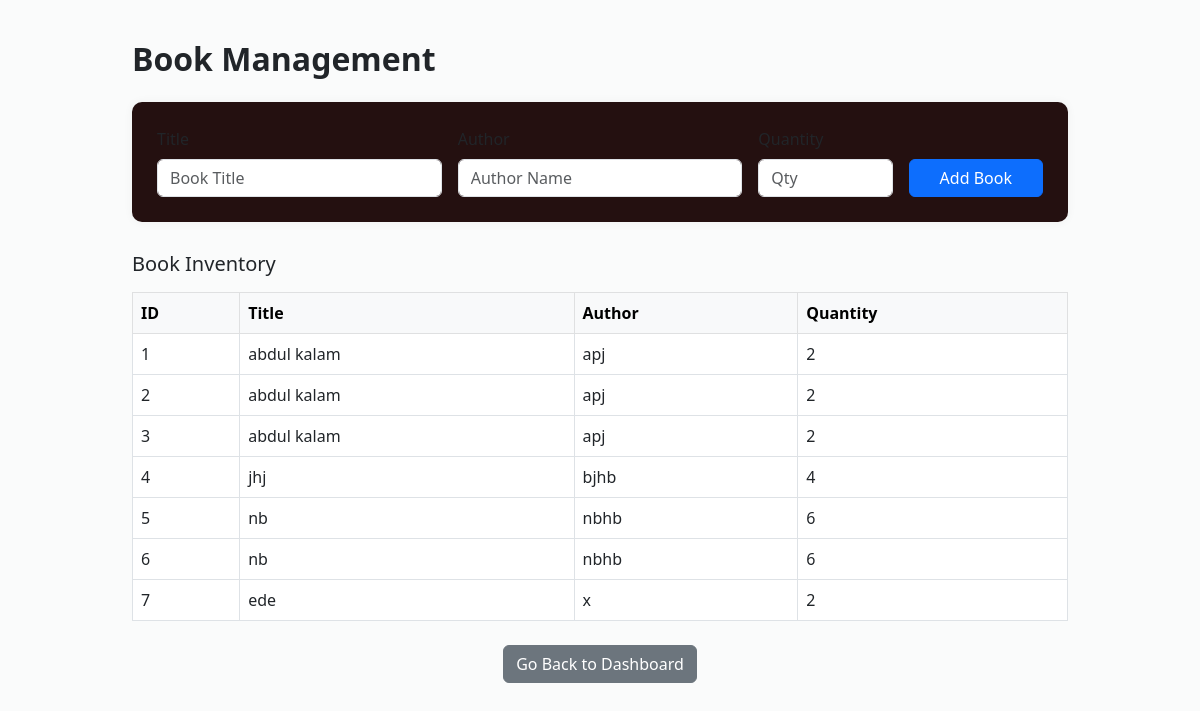
/books, run on the app's committed database.
### tables this page shows
CREATE TABLE books (
            id INTEGER PRIMARY KEY AUTOINCREMENT,
            title TEXT, author TEXT, quantity INTEGER
        );

### app.py (the view)
@app.route('/books')
def books():
    with sqlite3.connect('database.db') as conn:
        books = conn.execute("SELECT * FROM books").fetchall()
    return render_template('books.html', books=books)

### templates/books.html (shortened to what this page needs)
<!DOCTYPE html>
<html>
<head>
    <link href="https://cdn.jsdelivr.net/npm/bootstrap@5.3.0/dist/css/bootstrap.min.css" rel="stylesheet">
</head>
<body>
<div class="container">
    <h2 class="mb-4"> Book Management</h2>
    <div class="form-section">
        <form method="POST" action="/add_book" class="row g-3">
            <div class="col-md-4">
                <label class="form-label">Title</label>
                <input type="text" name="title" class="form-control" placeholder="Book Title" required>
            </div>
            <div class="col-md-4">
                <label class="form-label">Author</label>
                <input type="text" name="author" class="form-control" placeholder="Author Name" required>
            </div>
            <div class="col-md-2">
                <label class="form-label">Quantity</label>
                <input type="number" name="quantity" class="form-control" placeholder="Qty" min="1" required>
            </div>
            <div class="col-md-2 d-flex align-items-end">
                <button type="submit" class="btn btn-primary w-100">Add Book</button>
            </div>
        </form>
    </div>
    <div class="table-section">
        <h5 class="mt-4"> Book Inventory</h5>
        <table class="table table-hover table-bordered mt-3 bg-white">
            <thead class="table-light">
                <tr>
                    <th>ID</th>
                    <th>Title</th>
                    <th>Author</th>
                    <th>Quantity</th>
                </tr>
            </thead>
            <tbody>
                {% for book in books %}
                <tr>
                    <td>{{ book[0] }}</td>
                    <td>{{ book[1] }}</td>
                    <td>{{ book[2] }}</td>
                    <td>{{ book[3] }}</td>
                </tr>
                {% endfor %}
            </tbody>
        </table>
            <div class="mt-4 text-center">
                <a href="{{ url_for('dashboard') }}" class="btn btn-secondary"> Go Back to Dashboard</a>
            </div>
    </div>
</div>
</body>
</html>

### templates/books.html (style rules this page uses)
body { background-color: #fafbfb; }
.container { max-width: 960px; padding-top: 40px; }
.form-section { background-color: #241010; padding: 25px; border-radius: 10px; box-shadow: 0 0 10px rgba(0,0,0,0.05); }
.table-section { margin-top: 30px; }
h2 { font-weight: 600; }

### data on the page
books: id "1", title "abdul kalam", author "apj", quantity "2"
books: id "2", title "abdul kalam", author "apj", quantity "2"
books: id "3", title "abdul kalam", author "apj", quantity "2"
books: id "4", title "jhj", author "bjhb", quantity "4"
books: id "5", title "nb", author "nbhb", quantity "6"
books: id "6", title "nb", author "nbhb", quantity "6"
books: id "7", title "ede", author "x", quantity "2"
